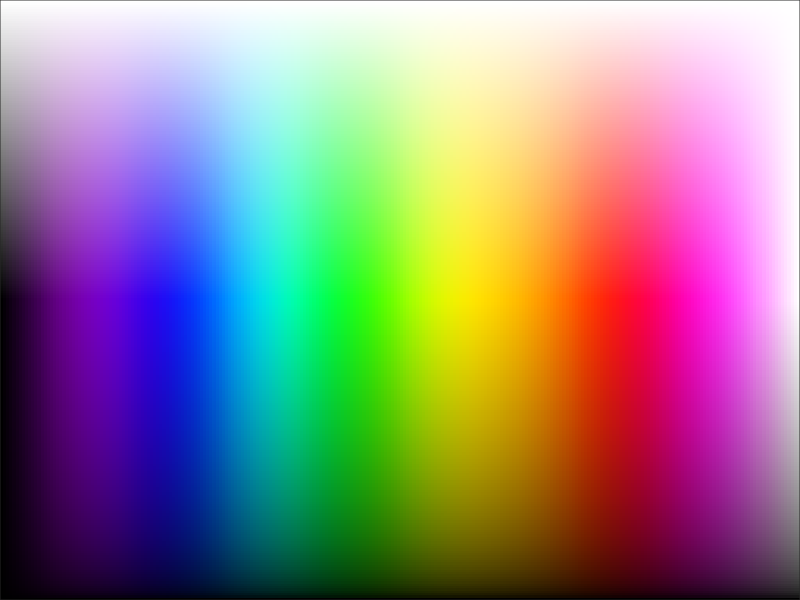

Here is the MATLAB script that generated this plot: (Note: this script raises an error after producing the figure.)
function [coloret] = colorPicker2(opt,pos,sat)
% opt = 0 for free picking an RGB trio
% opt = 1 for free picking and get closest superjet code
% opt = 1.1 for free picking displayin closest superjet code
% opt = 2 for discretised colors and get a code (sat is ignored)
% pos is a 4 value array to set window position and size
% sat is a flag to pick only saturated colors (1 yes, 0 no default)
if(nargin==0),opt=0;end
if(nargin<3)||isempty(sat)
    sat=0;
end
if(opt==2),sat=0;end
mgf=[0 0];
figure(868);set(868,'MenuBar','none','Name','ColorGrid','NumberTitle','off','pointer','hand');
if(nargin<2)||isempty(pos)
    pos=get(868,'Position');
    pos(3:4)=[300 300];
    if(sat==1),pos(4)=100;end
end
set(868,'Position',pos);
if(opt<2)

    % N=256;
    if(exist('colpick.mat','file')==0)
        generate();
    end
    load('colpick.mat','Ipick','Icode','Icrop');
    if(sat==1)
        Ipick=Ipick(round(size(Ipick,1)/2),:,:);
        Icrop=Icrop(round(size(Icrop,1)/2),:,:);
        Icode=Icode(round(size(Icode,1)/2),:,:);
    end
    if(opt==1.1)
        h=imagesc(Icrop);set(h,'hittest','off');
    else
        h=imagesc(Ipick);set(h,'hittest','off');
    end
    set(gca,'position',[mgf(1) mgf(2) 1-mgf(1) 1-mgf(2)],'xtick',[],'ytick',[]);

    coloret=[];
    w = waitforbuttonpress;
    aux=get(gca,'currentpoint');
    aux=aux(1,[2,1]);
    if(aux(1)>size(Ipick,1)),aux(1)=size(Ipick,1);end
    if(opt==0)
        coloret=permute(Ipick(ceil(aux(1)),ceil(aux(2)),:),[1 3 2]);
    else
        coloret=Icode(ceil(aux(1)),ceil(aux(2)));
    end

else% discret

    sz=[15 30];
    sp=[3 3];
    bgcol=[.9 .9 .9];
    mg=[0 0];
    % codes={'k012JX3E4;','TtgljK_nMe','vAuibZ.SdN','rhVRz Y,W[','ayDUGo-OfB','ICxqL:pmFs','cQH56789Pw'};
    codes={'k012JX3E4;','56789PwICx','cQHqL:pmFs','vAuibZ.SdN','tgljK_nMTe','yDUGofB-Oa','rhVRz Y,W['};
    fil=numel(codes{1});
    col=numel(codes);
    I=zeros(sp(1)+(sz(1)+sp(1)+2*mg(1))*fil,sp(2)+(sz(2)+sp(2)+2*mg(2))*col,3);
    for cc=1:3
        I(:,:,cc)=bgcol(cc);
    end


    for ii=1:fil
        for jj=1:col
            aux=[0 0 0];
            rgy=(ii-1)*(sp(1)+2*mg(1)+sz(1))+sp(1):ii*(sp(1)+2*mg(1)+sz(1));
            rgx=(jj-1)*(sp(2)+2*mg(2)+sz(2))+sp(2):jj*(sp(2)+2*mg(2)+sz(2));
            for cc=1:3
                I(rgy,rgx,cc)=aux(cc);
            end
            aux=superjet(1,codes{jj}(ii));
            rgy=(ii-1)*(sp(1)+2*mg(1)+sz(1))+sp(1)+mg(1):ii*(sp(1)+2*mg(1)+sz(1))-mg(1);
            rgx=(jj-1)*(sp(2)+2*mg(2)+sz(2))+sp(2)+mg(2):jj*(sp(2)+2*mg(2)+sz(2))-mg(2);
            for cc=1:3
                I(rgy,rgx,cc)=aux(cc);
            end
        end
    end


    h=imagesc(I);
    set(gca,'position',[mgf(1) mgf(2) 1-mgf(1) 1-mgf(2)],'xtick',[],'ytick',[]);
    set(h,'hittest','off');
    coloret=[];
    w = waitforbuttonpress;
    aux=get(gca,'currentpoint');
    aux=aux(1,[2,1]);

    aux=ceil(aux./(sz+2*mg+sp));
    coloret=codes{aux(2)}(aux(1));
end

close(868);

end


function [] = generate()
N=256;
cm=superjet(N,'kvbcgyormw');
cm=permute(cm,[3 1 2]);

% cm=cm(end:-1:1,:,:);
I=repmat(cm,[N 1 1]);
facs=linspace(0,1,ceil(N/2));
% facs=sqrt(facs);
for ii=1:floor(N/2)
    I(ii,:,:)=I(ii,:,:).*sqrt(facs(ii));
end
facs=[facs,facs];
for ii=floor(N/2)+1:N
    I(ii,:,:)=I(ii,:,:)+(1-I(ii,:,:))*facs(ii);
end
I=I(N:-1:1,:,:);

% imwrite(I,'colpick.png');

I2=zeros(N,N);
I3=zeros(N,N,3);
I4='';
% figure(1),imagesc(I)
I=permute(I,[1 3 2]);

for ii=1:N
    for jj=1:N
        [cod,q]=color2code(I(ii,:,jj));
        I2(ii,jj)=q;
        I3(ii,jj,:)=permute(superjet(1,cod),[1 3 2]);
        I4(ii,jj)=cod;
    end
end
% figure,imagesc(I2)
% figure(2),imagesc(I3)

I=permute(I,[1 3 2]);
Ipick=I;
Icrop=I3;
Icode=I4;
save('colpick.mat','Ipick','Icrop','Icode');

vec=zeros(max(I2(:)),1);
for ii=1:max(I2(:))
    vec(ii)=numel(find(I2==ii));
end

% figure(3);plot(sort(vec))

if(0)% show abundance

    [vec,ord]=sort(vec,'descend');



    cc='kubcgyorpwmvsnltidfxeajhqz 0123456789ABCDEFGHIJKLMNOPQRSTUVWXYZ,.-;:_[]';% index del diccionari
    cdiccio=[0 0 0;5 0 10;0 0 10;0 10 10;0 10 0;...
        10 10 0;10 7 0;10 0 0;10 5 9;10 10 10;...
        10 0 10;6 0 8;10 5 5;5 3 1;5 10 0;...
        0 10 5;3 0 7;0 2 4;9 7 4;9 10 10;...
        0 4 0;10 5 0;6 8 0;9 3 1;10 9 9;...
        8 0 2;7 2 2;...
        .5 .5 .5;1 1 1;...
        2 2 2;3 3 3;4 4 4;5 5 5;...
        6 6 6;7 7 7;8 8 8;9 9 9;...
        5 0 6;9 8 5;10 10 8;9 9 2;...
        3.3 3.5 3;10 0 5;10 8 0;8 10 8;...
        10 10 9;2 2 3;7 8 5;8 6 8;...
        5 0 0;1 1 4;8 5 1;9.5 9.5 10;...
        5 10 9;9 1 4;1 3 7;0 5 5;...
        10 9 4;9 2 2;4 2 2;3 2 2;...
        6 0 2;0 5 10;...
        6 0 1;0 3 8;7 5 2;2 3 2;...
        9 4 8;5 6 4;4 2 1;8 3 0;...
        ];
    dnams={'black','purple','blue','cyan','green',...
        'yellow','orange','red','pink','white',...
        'magenta','violet','salmon','brown','lime',...
        'turquoise','indigo','denim','flesh','xenon',...
        'emerald','amber','jade','heat','quartz',...
        'crimson','lava',...
        'charcoal','iron',...
        'lead','tin','zinc','gray',...
        'nickel','silver','titanium','aluminium',...
        'amethyst','beige','cream','dandelion',...
        'ebony','fuchsia','gold','honeydew',...
        'ivory','jet','khaki','lilac',...
        'maroon','navy','ochre','pearl',...
        'aquamarine','ruby','sapphire','teal',...
        'mustard','vermilion','wine','onyx',...
        'burgundy','azure',...
        'carmine','cobalt','copper','opal',...
        'orchid','sage','sepia','tawny',...
        };


    clc
    for ii=1:numel(vec)
        ensenya([cc(ord(ii)) ' - ' num2str(vec(ii))  ],cc(ord(ii)));
    end
end
end